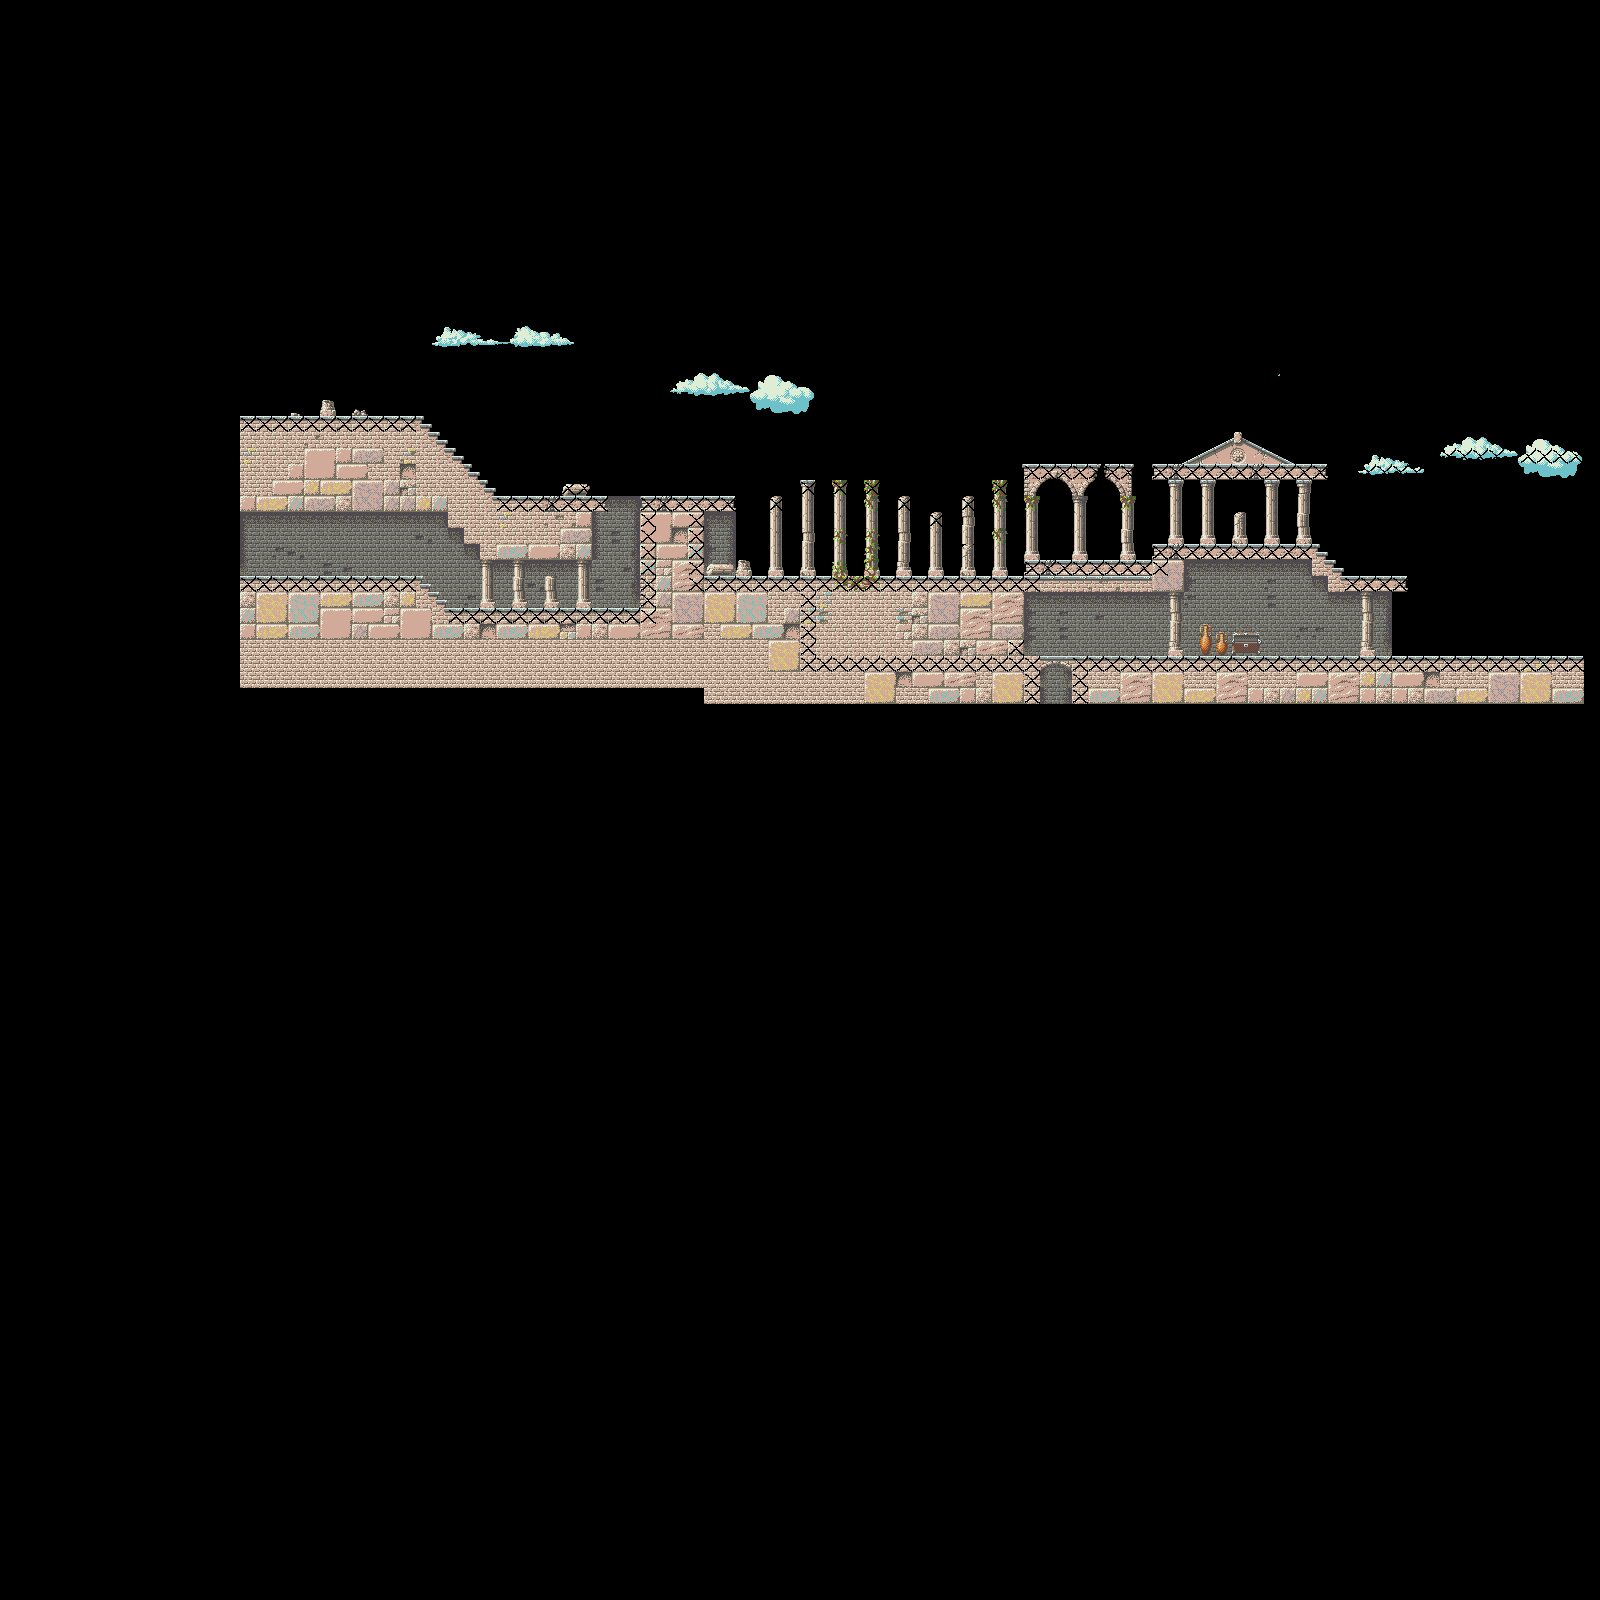

Tiled map render using the project's own tile images. Description and the map definition, with tile-layer contents summarised, below:
An orthogonal 100x100 tile map with 16x16 px tiles, 4 tile layers (Back, Platform, Front, Collision), 2 tilesets and 1 object.

<map version="1.0" orientation="orthogonal" renderorder="right-down" width="100" height="100" tilewidth="16" tileheight="16">
 <tileset firstgid="1" name="classical_ruin_tiles_1" tilewidth="16" tileheight="16">
  <image source="tileset/classical_ruin_tiles_1.png" width="192" height="256" />
  <tile id="11">
   <objectgroup draworder="index">
    <object x="0" y="0">
     <polyline points="0,0 0,16 16,16 16,0 0,0" />
    </object>
   </objectgroup>
  </tile>
 </tileset>
 <tileset firstgid="193" name="classical_ruin_tiles_2" tilewidth="16" tileheight="16">
  <image source="tileset/classical_ruin_tiles_2.png" width="182" height="256" />
 </tileset>
 <layer name="Back" width="100" height="100">
  <data>[10000 cells, 298 non-empty, 64 distinct tile ids]</data>
 </layer>
 <layer name="Platform" width="100" height="100">
  <data>[10000 cells, 600 non-empty, 95 distinct tile ids]</data>
 </layer>
 <layer name="Front" width="100" height="100">
  <data>[10000 cells, 191 non-empty, 97 distinct tile ids]</data>
 </layer>
 <layer name="Collision" width="100" height="100">
  <data>[10000 cells, 222 non-empty, 1 distinct tile ids]</data>
 </layer>
</map>